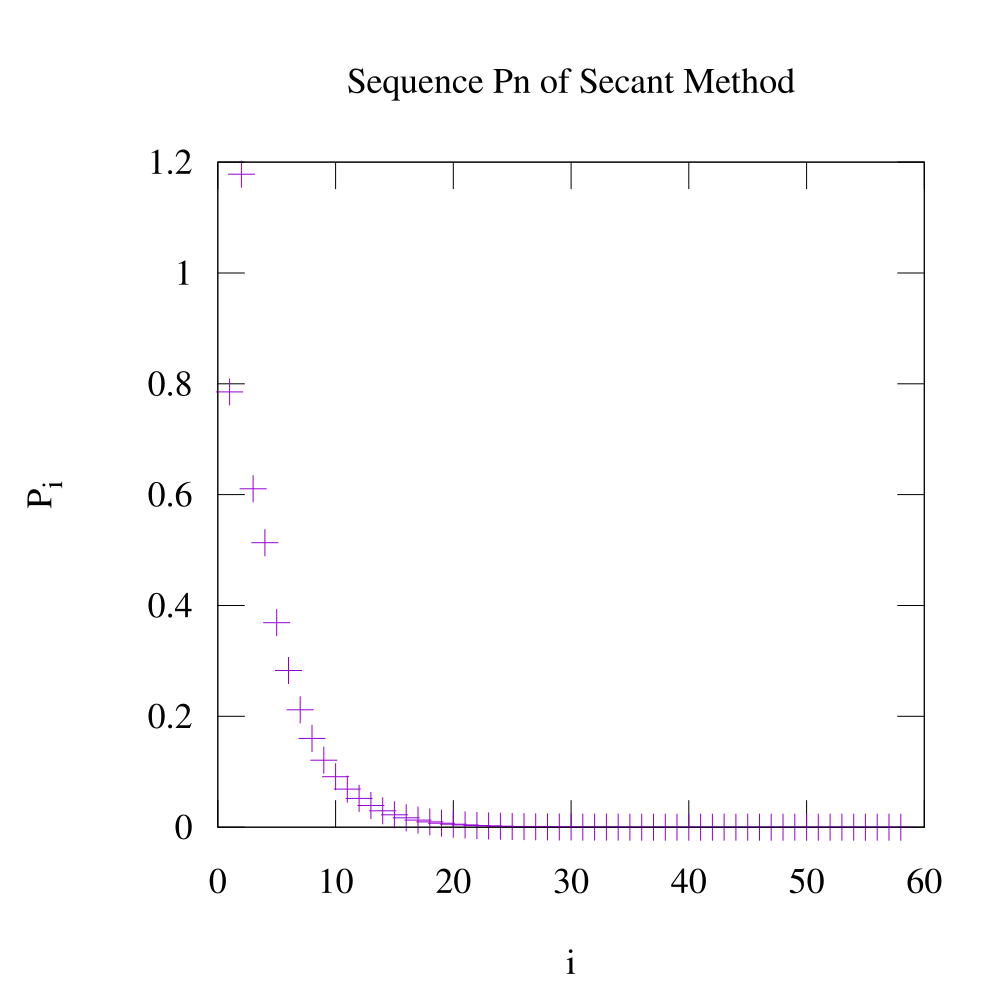

The gnuplot source for this figure:
set terminal svg enhanced size 1000 1000 fname "Times" fsize 36
set output "sect.svg"
set title "Sequence Pn of Secant Method"
set xlabel "i"
set ylabel "P_i"
plot "./graph_secant.dat" using 1:2 title "" with points